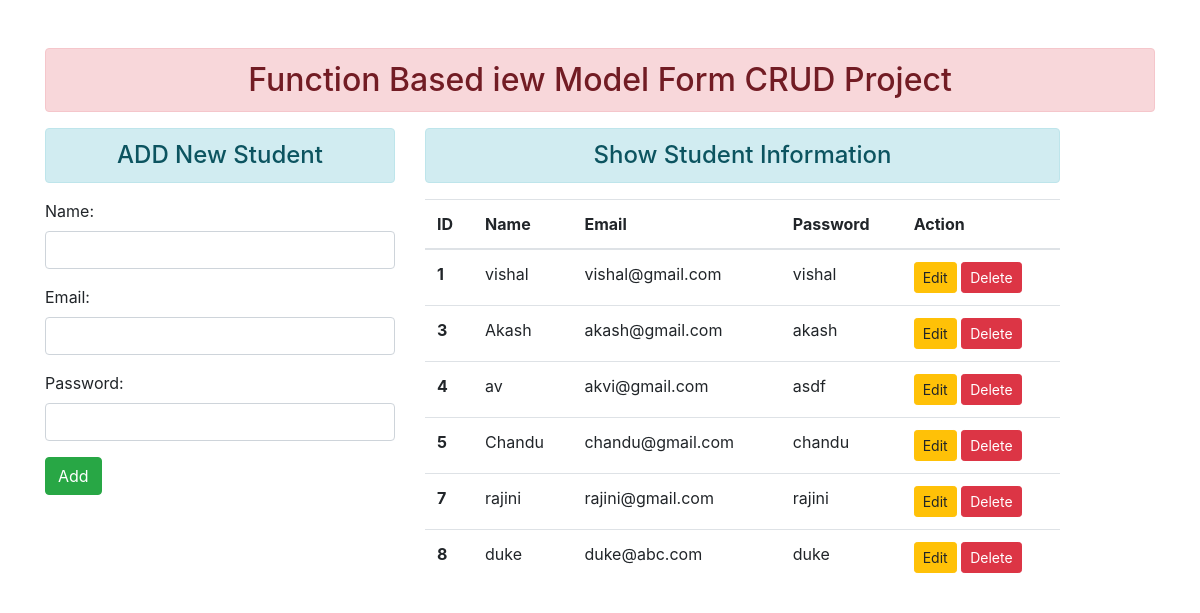
The page / on the database its author committed.
### enroll/models.py (models this page shows)
class User(models.Model):
    name=models.CharField(max_length=70)
    email= models.EmailField(max_length=100)
    password=models.CharField(max_length=100)

### enroll/views.py (the view)
# urls.py: path('',views.add_show,name="addandshow"),
def add_show(request):
    if request.method=='POST':
        fm=StudentRegistration(request.POST)
        if fm.is_valid():
            nm = fm.cleaned_data['name']
            em = fm.cleaned_data['email']
            pw = fm.cleaned_data['password']
            reg=User(name=nm,email=em,password=pw)
            reg.save()
            fm=StudentRegistration()
    else:
        fm=StudentRegistration()
    stud=User.objects.all()
    return render(request,'addandshow.html',{'form':fm,'stu':stud})

### enroll/forms.py
class StudentRegistration(forms.ModelForm):
    class Meta:
        model = User
        fields = ['name','email','password']
        widgets= {
            'name':forms.TextInput(attrs={'class':'form-control'}),
            'email':forms.EmailInput(attrs={'class':'form-control'}),
            'password':forms.PasswordInput(render_value=True ,attrs={'class':'form-control'})
        }

### enroll/templates/addandshow.html (shortened to what this page needs)
{% extends 'base.html' %}
{% block content %}
<div class="row">
    <div class="col-sm-4">
        <h4 class="text-center alert alert-info"> ADD New Student </h4>
        <form action="" method="POST">
            {{form.as_p}}
        <input type="submit" class="btn btn-success" value="Add">
        </form>
    </div>
    <div class="col-sm-7 offset">
        <h4 class="text-center alert alert-info"> Show Student Information</h4>
        {%if stu%}
        <table class="table table-hover">
            <thead>
                <tr>
                <th scope="col">ID</th>
                <th scope="col">Name</th>
                <th scope="col">Email</th>
                <th scope="col">Password</th>
                <th scope="col">Action</th>
                </tr>
            </thead>
            <tbody>
                {% for st in stu%}
                <tr>
                <th scope="row">{{st.id}}</th>
                <td>{{st.name}}</td>
                <td>{{st.email}}</td>
                <td>{{st.password}}</td>
                <td>
                <a href="{%url 'updatedata' st.id %}" class="btn btn-warning btn-sm">Edit </a>
                <form action="{% url 'deletedata' st.id %}" method="POST" class="d-inline">
                    <input type="submit" class="btn btn-danger btn-sm" value="Delete">
                </form>
                </td>
                </tr>
                {%endfor%}
            </tbody>
        </table>
        {%else%}
        <h4 class="text-center alert alert-warning">No Records</h4>
        {%endif%}
    </div>
</div>
{% endblock content %}

### enroll/templates/base.html (shortened to what this page needs)
<!doctype html>
<html lang="en">
  <head>
    <link rel="stylesheet" href="https://stackpath.bootstrapcdn.com/bootstrap/4.3.1/css/bootstrap.min.css">
  </head>
  <body>
    <div class="container mt-5">
        <h2 class="text-center alert alert-danger">Function Based iew Model Form CRUD Project </h2>
        {% block content %}
        {% endblock content %}
    </div>
  </body>
</html>

### rows shown on the page
User: id "1", name "vishal", email "vishal@gmail.com", password "vishal"
User: id "3", name "Akash", email "akash@gmail.com", password "akash"
User: id "4", name "av", email "akvi@gmail.com", password "asdf"
User: id "5", name "Chandu", email "chandu@gmail.com", password "chandu"
User: id "7", name "rajini", email "rajini@gmail.com", password "rajini"
User: id "8", name "duke", email "duke@abc.com", password "duke"
